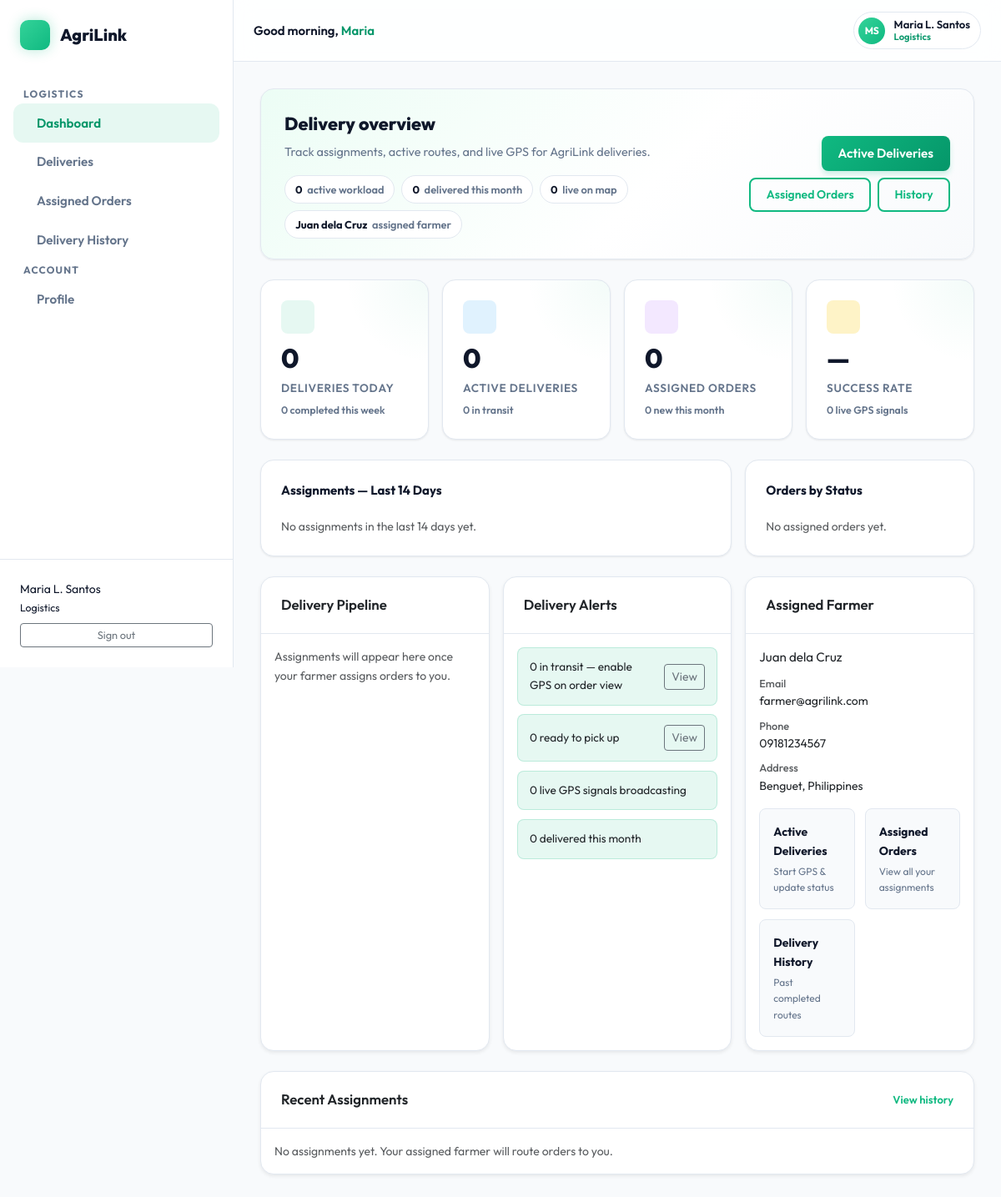
Page /logistics/dashboard.php (signed in) on the committed database.
### tables this page shows
CREATE TABLE `users` (
  `id` int(10) UNSIGNED NOT NULL,
  `name` varchar(191) NOT NULL,
  `email` varchar(191) NOT NULL,
  `password` varchar(255) NOT NULL,
  `phone` varchar(30) DEFAULT NULL,
  `address` text DEFAULT NULL,
  `role` enum('admin','farmer','buyer','logistics') NOT NULL DEFAULT 'buyer',
  `created_at` timestamp NOT NULL DEFAULT current_timestamp(),
  `updated_at` timestamp NOT NULL DEFAULT current_timestamp() ON UPDATE current_timestamp()
);

### logistics/dashboard.php (the view, shortened to what the rows shown need)
<?php
require_once __DIR__ . '/../includes/auth.php';
require_once __DIR__ . '/../includes/helpers.php';
require_once __DIR__ . '/../classes/FarmerLogistics.php';
$pdo             = Database::getInstance();
$model           = new FarmerLogistics($pdo);
$user            = currentUser();
$logisticsUserId = (int) $user['id'];
$assignedFarmer  = $model->getAssignedFarmerForLogisticsUser($logisticsUserId);
$assignedFarmerName    = $assignedFarmer['name'] ?? 'Not assigned';
$assignedFarmerEmail   = $assignedFarmer['email'] ?? '—';
$assignedFarmerPhone   = $assignedFarmer['phone'] ?? '—';
$assignedFarmerAddress = $assignedFarmer['address'] ?? '—';
require_once __DIR__ . '/../includes/sidebar.php';
?>
<div class="admin-hero mb-4">
    <div class="row align-items-center g-3">
        <div class="col-12 col-lg-8">
            <div class="admin-chip-row">
                <span class="admin-chip"><strong><?= htmlspecialchars($assignedFarmerName, ENT_QUOTES, 'UTF-8') ?></strong> assigned farmer</span>
            </div>
        </div>
    </div>
</div>
<div class="row g-3 mb-4">
    <div class="col-12 col-lg-4">
        <div class="card shadow-sm h-100">
            <div class="card-body">
                <div class="fw-700 mb-2"><?= htmlspecialchars($assignedFarmerName, ENT_QUOTES, 'UTF-8') ?></div>
                <dl class="mb-3" style="font-size:0.875rem">
                    <dt class="text-muted" style="font-weight:500;font-size:0.8rem">Email</dt>
                    <dd class="mb-2"><?= htmlspecialchars($assignedFarmerEmail, ENT_QUOTES, 'UTF-8') ?></dd>
                    <dt class="text-muted" style="font-weight:500;font-size:0.8rem">Phone</dt>
                    <dd class="mb-2"><?= htmlspecialchars($assignedFarmerPhone, ENT_QUOTES, 'UTF-8') ?></dd>
                    <dt class="text-muted" style="font-weight:500;font-size:0.8rem">Address</dt>
                    <dd class="mb-0"><?= htmlspecialchars($assignedFarmerAddress, ENT_QUOTES, 'UTF-8') ?></dd>
                </dl>
                <div class="admin-quick-grid">
                    <a href="<?= url('/logistics/deliveries.php') ?>" class="admin-quick-link">
                    </a>
                    <a href="<?= url('/logistics/assigned-orders.php') ?>" class="admin-quick-link">
                    </a>
                    <a href="<?= url('/logistics/delivery-history.php') ?>" class="admin-quick-link">
                    </a>
                </div>
            </div>
        </div>
    </div>
</div>
<?php
require_once __DIR__ . '/../includes/sidebar_end.php';
?>

### rows in the picture
users: name "Juan dela Cruz", email "farmer@agrilink.com", phone "09181234567", address "Benguet, Philippines"

### other values in the picture
APP_NAME "AgriLink"
$user['name'] "Maria L. Santos"
$role "Logistics"
timeGreeting() "Good morning"
$topbarFirstName "Maria"
userInitials($user['name'] ?? '') "MS"
$attentionCount "0"
$deliveredThisMonth "0"
$liveTrackingCount "0"
$deliveriesToday "0"
$deliveredThisWeek "0"
$activeDeliveries "0"
$inTransitCount "0"
$assignedOrders "0"
$assignedThisMonth "0"
